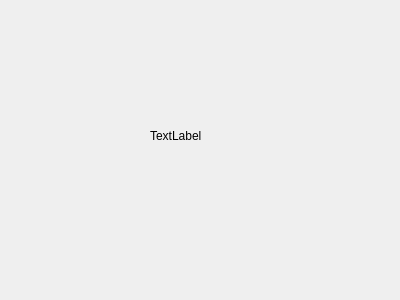
<?xml version="1.0" encoding="UTF-8"?>
<ui version="4.0">
 <class>LoginTipDialog</class>
 <widget class="QDialog" name="LoginTipDialog">
  <property name="geometry">
   <rect>
    <x>0</x>
    <y>0</y>
    <width>400</width>
    <height>300</height>
   </rect>
  </property>
  <property name="windowTitle">
   <string>Dialog</string>
  </property>
  <widget class="QLabel" name="label">
   <property name="geometry">
    <rect>
     <x>150</x>
     <y>130</y>
     <width>54</width>
     <height>12</height>
    </rect>
   </property>
   <property name="text">
    <string>TextLabel</string>
   </property>
  </widget>
 </widget>
 <resources/>
 <connections/>
</ui>
